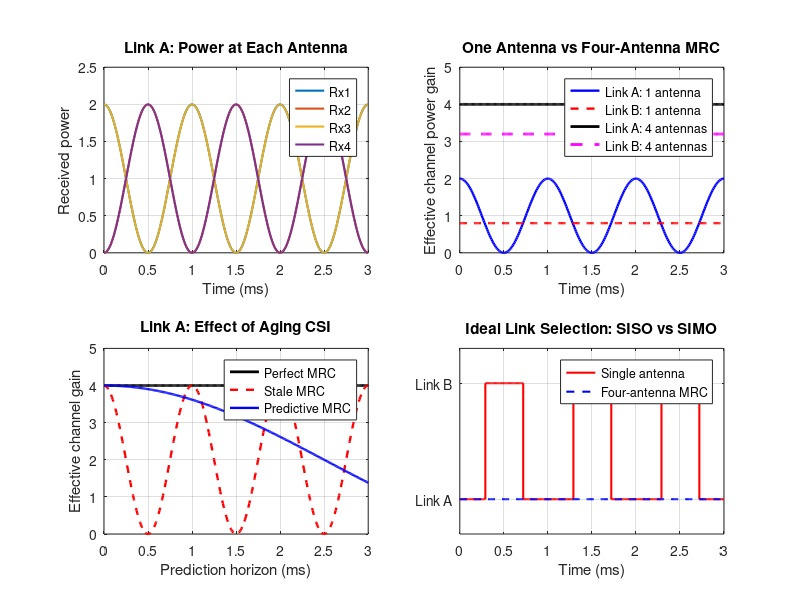

Recreate this plot in MATLAB. (Note: this script raises an error after producing the figure.)

%% EXPERIMENT 7: SIMO 1x4 WITH TWO COMMUNICATION LINKS
% Link A: Two propagation rays, 1000 Hz Doppler separation
% Link B: One constant-power propagation ray
%
% Compare:
%   - Single antenna
%   - Perfect MRC
%   - Stale MRC
%   - Predictive MRC with Doppler errors

clear; close all; clc;

%% 1. Railway parameters

c = 299792458;
fc = 28e9;
v = 350/3.6;

lambda = c/fc;
fDmax = v/lambda;

fprintf('Maximum Doppler = %.1f Hz\n',fDmax);

%% 2. Four-element linear array

N = 4;
dLambda = 0.5;

n = (0:N-1).';

steer = @(theta) exp( ...
    -1j*2*pi*dLambda*n*sind(theta));

% Arrival directions
a1 = steer(+30);
a2 = steer(-30);
aB = steer(+10);

fprintf('Spatial correlation of A rays = %.5f\n', ...
    abs(a1'*a2)/(norm(a1)*norm(a2)));

%% 3. Doppler frequencies

f1 = 0.9*fDmax;
f2 = f1-1000;
fB = f1-500;

% Imperfect Doppler estimates used for prediction
f1Pred = f1+50;
f2Pred = f2-50;

%% 4. Prediction horizons

timeMs = 0:0.01:3;
t = timeMs*1e-3;

%% 5. Actual channels: 4 antennas x time

hA = ( ...
    a1*exp(1j*2*pi*f1*t) + ...
    a2*exp(1j*2*pi*f2*t))/sqrt(2);

hB = sqrt(0.8)*aB*exp(1j*2*pi*fB*t);

%% 6. Predicted Link A channel

hAPred = ( ...
    a1*exp(1j*2*pi*f1Pred*t) + ...
    a2*exp(1j*2*pi*f2Pred*t))/sqrt(2);

%% 7. Single-antenna power

gainA1 = abs(hA(1,:)).^2;
gainB1 = abs(hB(1,:)).^2;

%% 8. Perfect four-antenna MRC

gainAMRC = sum(abs(hA).^2,1);
gainBMRC = sum(abs(hB).^2,1);

%% 9. Stale MRC: use channel at time zero

wStale = hA(:,1);

gainAStale = abs(wStale'*hA).^2 / ...
    (wStale'*wStale);

gainAStale = real(gainAStale);

%% 10. Predictive MRC

% At each horizon, use its predicted channel vector.
% The prediction is imperfect due to Doppler errors.

numerator = abs(sum(conj(hAPred).*hA,1)).^2;

denominator = sum(abs(hAPred).^2,1);

gainAPred = numerator./denominator;

%% 11. Compare link selections

% Perfect information about single-antenna powers
chooseSISO = ones(size(t));
chooseSISO(gainB1>gainA1) = 2;

% Perfect information about four-antenna MRC powers
chooseSIMO = ones(size(t));
chooseSIMO(gainBMRC>gainAMRC) = 2;

%% 12. Display figures

figure('Color','w','Position',[100 100 1150 750]);

subplot(2,2,1);

plot(timeMs,abs(hA).^2,'LineWidth',1.5);

grid on;
xlabel('Time (ms)');
ylabel('Received power');
title('Link A: Power at Each Antenna');
legend('Rx1','Rx2','Rx3','Rx4', ...
    'Location','best');

subplot(2,2,2);

plot(timeMs,gainA1,'b-','LineWidth',1.7);
hold on;
plot(timeMs,gainB1,'r--','LineWidth',1.7);

plot(timeMs,gainAMRC,'k-','LineWidth',2);
plot(timeMs,gainBMRC,'m--','LineWidth',2);

grid on;
xlabel('Time (ms)');
ylabel('Effective channel power gain');
title('One Antenna vs Four-Antenna MRC');

legend('Link A: 1 antenna', ...
       'Link B: 1 antenna', ...
       'Link A: 4 antennas', ...
       'Link B: 4 antennas', ...
       'Location','best');

subplot(2,2,3);

plot(timeMs,gainAMRC,'k-','LineWidth',2);
hold on;
plot(timeMs,gainAStale,'r--','LineWidth',1.7);
plot(timeMs,gainAPred,'b-','LineWidth',1.7);

grid on;
xlabel('Prediction horizon (ms)');
ylabel('Effective channel gain');
title('Link A: Effect of Aging CSI');

legend('Perfect MRC', ...
       'Stale MRC', ...
       'Predictive MRC', ...
       'Location','best');

subplot(2,2,4);

stairs(timeMs,chooseSISO,'r-','LineWidth',1.5);
hold on;
stairs(timeMs,chooseSIMO,'b--','LineWidth',1.5);

grid on;
ylim([0.7 2.3]);

yticks([1 2]);
yticklabels({'Link A','Link B'});

xlabel('Time (ms)');
title('Ideal Link Selection: SISO vs SIMO');

legend('Single antenna', ...
       'Four-antenna MRC', ...
       'Location','best');

sgtitle('SIMO Reception with Two-Ray Multipath');

%% 13. Examine the deep fade at 0.5 ms

[~,idx] = min(abs(timeMs-0.5));

fprintf('\n=== AT 0.5 ms ===\n');

fprintf('Link A, antenna 1 power : %.5f\n', ...
    gainA1(idx));

fprintf('Link A, perfect MRC gain: %.5f\n', ...
    gainAMRC(idx));

fprintf('Link A, stale MRC gain  : %.5f\n', ...
    gainAStale(idx));

fprintf('Link A, predicted gain  : %.5f\n', ...
    gainAPred(idx));

fprintf('Link B, perfect MRC gain: %.5f\n', ...
    gainBMRC(idx));

%% 14. QPSK reception test at 0.5 ms

% Use 0 dB per-antenna reference SNR so that
% the improvement is visible with finite symbols.

snrQPSK = 1;     % 0 dB
Nsym = 50000;

bitsI = randi([0 1],1,Nsym);
bitsQ = randi([0 1],1,Nsym);

x = ((2*bitsI-1)+1j*(2*bitsQ-1))/sqrt(2);

% Independent complex Gaussian noise on four branches
noise = sqrt(1/(2*snrQPSK))* ...
    (randn(N,Nsym)+1j*randn(N,Nsym));

% Receive through Link A at t = 0.5 ms
hNow = hA(:,idx);

y = hNow*x+noise;

% Single-antenna coherent detection
xHat1 = y(1,:)/hNow(1);

% Four-antenna perfect MRC
xHat4 = (hNow'*y)/(hNow'*hNow);

% QPSK sign decisions
bI1 = real(xHat1)>0;
bQ1 = imag(xHat1)>0;

bI4 = real(xHat4)>0;
bQ4 = imag(xHat4)>0;

BER1 = (sum(bI1~=bitsI)+sum(bQ1~=bitsQ))/(2*Nsym);
BER4 = (sum(bI4~=bitsI)+sum(bQ4~=bitsQ))/(2*Nsym);

fprintf('\n=== QPSK AT 0.5 ms, 0 dB SNR ===\n');
fprintf('Single-antenna BER: %.5f\n',BER1);
fprintf('Four-antenna BER  : %.5f\n',BER4);

fprintf('\nExperiment complete.\n');
